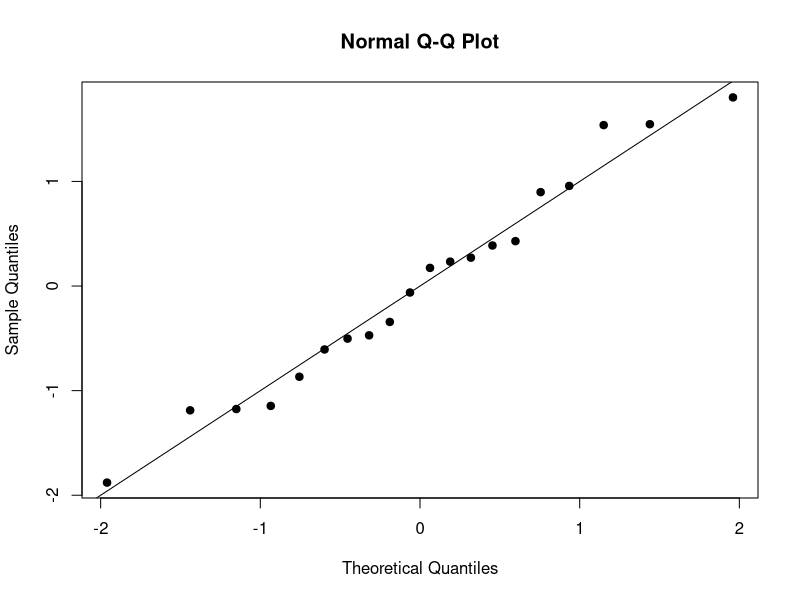
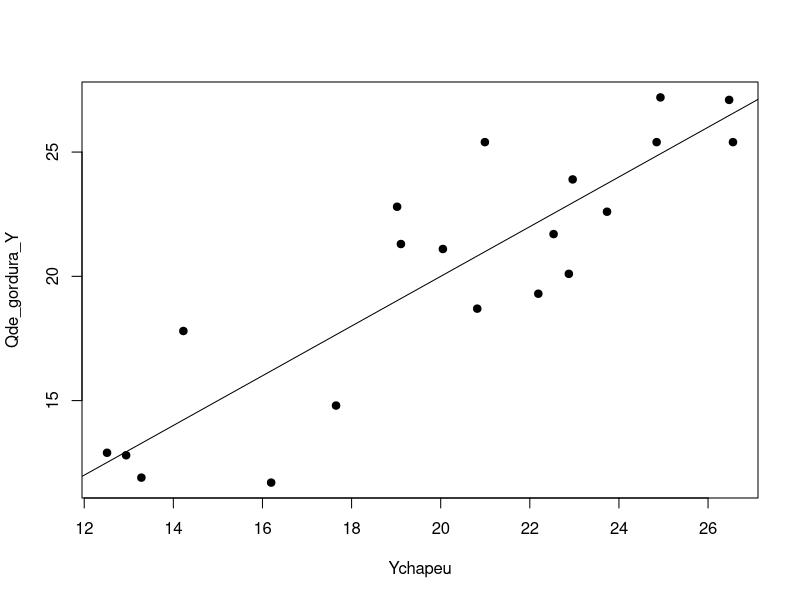
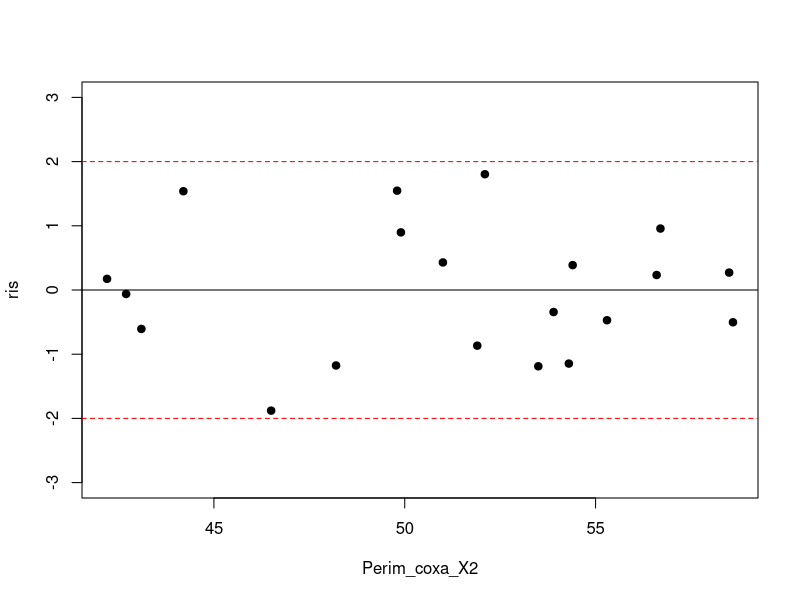
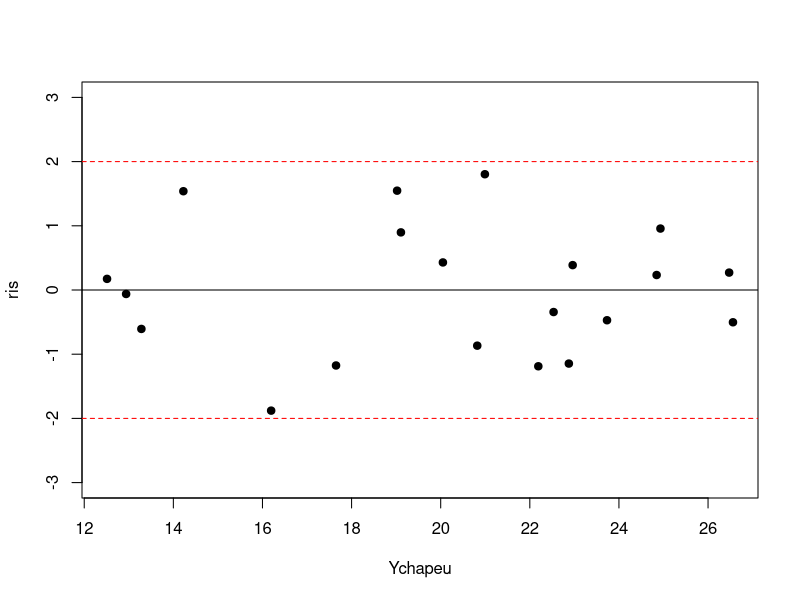
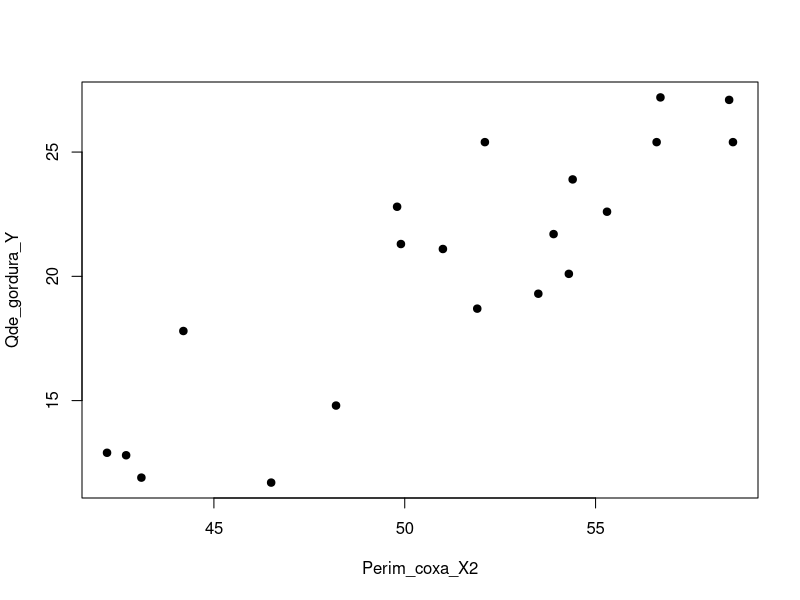
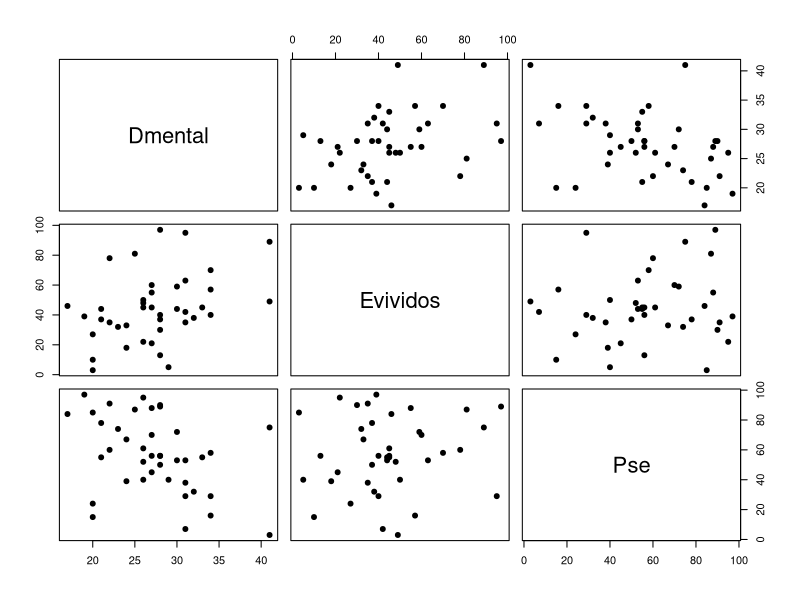
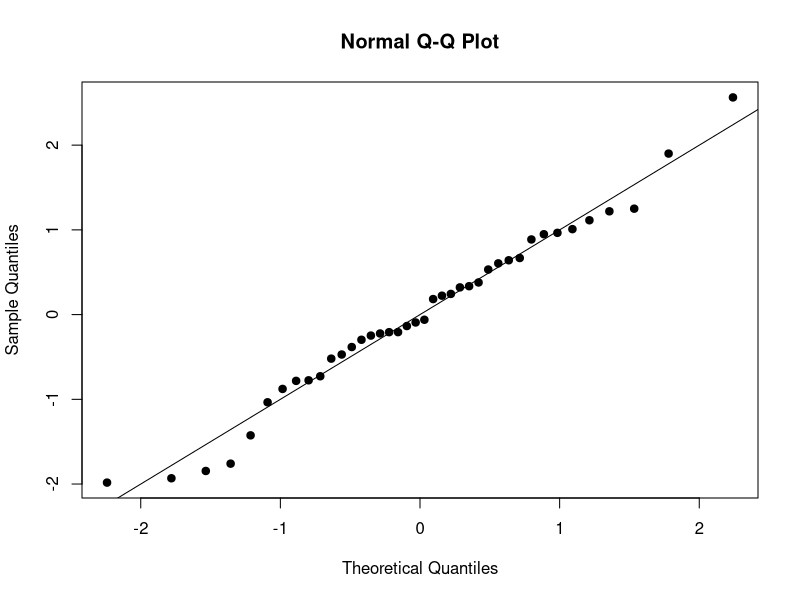
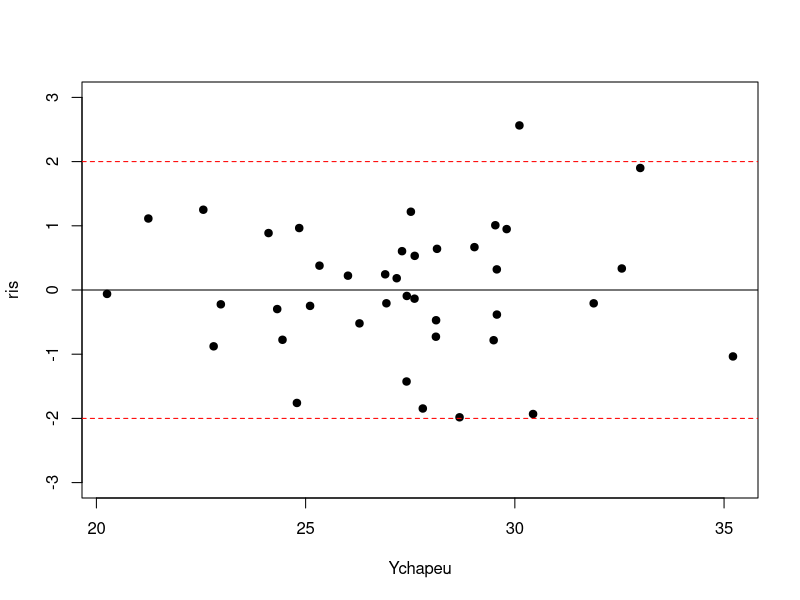

These charts were generated, in order, by the following R code:
# UNIVERSIDADE FEDERAL FLUMINENSE (UFF)
# INSTITUTO DE MATEMÁTICA E ESTATÍSTICA (IME)
# DEPARTAMENTO DE ESTATÍSTICA (GET)
# 23-25ª AULAS DE MODELOS LINEARES I (AULA PRÁTICA - DATA: 04/10/29)
# EXERCICIO 1: DADOS SOBRE MEDIDAS ANTROPOMETRICAS (EXEMPLO DAS NOTAS DE AULA)

# MODELO DE REGRESSÃO LINEAR MÚLTIPLA - COMPARAÇÃO/SELEÇÃO DE MODELO     
Esp_pele_X1=c(19.5,24.7,30.7,29.8,19.1,25.6,31.4,27.9,22.1,25.5,31.1,30.4,18.7,19.7,14.6,29.5,27.7,30.2,22.7,25.2)
Perim_coxa_X2=c(43.1,49.8,51.9,54.3,42.2,53.9,58.5,52.1,49.9,53.5,56.6,56.7,46.5,44.2,42.7,54.4,55.3,58.6,48.2,51.0)
Perim_braco_X3=c(29.1,28.2,37.0,31.1,30.9,23.7,27.6,30.6,23.2,24.8,30.0,28.3,23.0,28.6,21.3,30.1,25.7,24.6,27.1,27.5)
Qde_gordura_Y=c(11.9,22.8,18.7,20.1,12.9,21.7,27.1,25.4,21.3,19.3,25.4,27.2,11.7,17.8,12.8,23.9,22.6,25.4,14.8,21.1)

modelo1 = lm(Qde_gordura_Y~Esp_pele_X1);summary(modelo1)
modelo2 = lm(Qde_gordura_Y~Perim_coxa_X2);summary(modelo2)
modelo3 = lm(Qde_gordura_Y~Esp_pele_X1+Perim_coxa_X2);summary(modelo3)
modelo4 = lm(Qde_gordura_Y~Esp_pele_X1+Perim_coxa_X2+Perim_braco_X3);summary(modelo4)

#Exemplo slide 24: anova(reduzido,completo)
anova(modelo3,modelo4) #Escolhe-se o modelo reduzido (modelo3)
#Exclui-se a variável X3 = perimetro do braço
#anova(completo)
anova(modelo4)

#Exemplo slide 32: anova(reduzido, completo)

anova(modelo1, modelo4) #Escolhe-se o modelo completo

anova(modelo2, modelo3) 
anova(modelo1, modelo3) 


#Conclusão: O modelo selecionado é o modelo de regressão linear simples 
#Somente com a varável X2 = perímetro da coxa.

#Análise gráfica dos resíduos

ris = rstandard(modelo2); summary(ris)
qqnorm(ris, pch = 19);abline(0,1)
shapiro.test(ris)

Ychapeu = fitted(modelo2)
R = cor(Ychapeu, Qde_gordura_Y) # Coeficiente de correlação múltipla
plot(Ychapeu, Qde_gordura_Y, pch = 19);abline(0,1)

plot(ris~Perim_coxa_X2, pch = 19,ylim = c(-3,3)) ;abline(h=c(-2,0,2),col = c("red","black","red"), lty = c(2,1,2))
plot(ris~Ychapeu, pch = 19,ylim = c(-3,3)) ;abline(h=c(-2,0,2),col = c("red","black","red"), lty = c(2,1,2))

plot(Qde_gordura_Y~Perim_coxa_X2, pch = 19)


###Ex. do slide 40- página 7

rm(list = ls())

# UNIVERSIDADE FEDERAL FLUMINENSE (UFF)
# INSTITUTO DE MATEMÁTICA E ESTATÍSTICA (IME)
# DEPARTAMENTO DE ESTATÍSTICA (GET)
# 23-25ª AULAS DE MODELOS LINEARES I (AULA PRÁTICA - DATA: 04/10/29)
# PROF.: DR. JOSÉ RODRIGO DE MORAES (DEPARTAMENTO DE ESTATÍSTICA - GET/UFF)
# ASSUNTO: MODELO DE REGRESSÃO LINEAR MÚLTIPLA - COMPARAÇÃO/SELEÇÃO DE MODELO  
# ENTRADA DE DADOS SOBRE OS ESCORES EVENTOS VIVIDOS (X1), PSE (X2) E ÍNDICE DE DISTÚRBIO MENTAL (Y)
# Y = ìndice de disturbio mental
# X1 = Eventos vividos
# X2 = Pse 

Dmental=c(17,19,20,20,20,21,21,22,22,23,24,24,25,26,26,26,26,27,27,27,27,28,28,28,28,28,29,30,30,31,31,31,31,32,33,34,34,34,41,41)
Evividos=c(46,39,27,3,10,44,37,35,78,32,33,18,81,22,50,48,45,21,55,45,60,97,37,30,13,40,5,59,44,35,95,63,42,38,45,70,57,40,49,89)
Pse=c(84,97,24,85,15,55,78,91,60,74,67,39,87,95,40,52,61,45,88,56,70,89,50,90,56,56,40,72,53,38,29,53,7,32,55,58,16,29,3,75)

banco = data.frame(Dmental, Evividos, Pse); str(banco)
pairs(banco, pch = 19)
cor(banco)

#Modelos:
modelo0 = lm(Dmental~1)
modelo1 = lm(Dmental~Evividos+Pse,data = banco)
modelo2 = lm(Dmental~Evividos,data = banco)
modelo3 = lm(Dmental~Pse,data = banco)

#Teste de significancia F global
#Comparação do modelo nulo com o modelo completo, com todas
#As variáveis explicativas
modelo0 = lm(Dmental~1);summary(modelo0)
anova(modelo0, modelo1)
#mesma coisa do teste F de summary(modelo1)

modelo1 = lm(Dmental~Evividos+Pse,data = banco); summary(modelo1)
modelo2 = lm(Dmental~Evividos,data = banco); summary(modelo2)
modelo3 = lm(Dmental~Pse,data = banco); summary(modelo3)
anova(modelo2, modelo1) #Adição de Pse melhora predição do modelo
#Escolhe-se o modelo completo com amabas variáveis explicativas
#Evividos e Pse
anova(modelo3,modelo1)
#Como p-valor= 0.002 < alfa=0.05 rejeita-se H0 
#Ao nível de significância de 5%, ou seja, escolhe-se
#O modelo completo: o modelo com ambas as variáveis explicativas,
#"Eventos vividos" e "Pse"


#Conclusão final: O modelo selecionado é o modelo1
#Com ambas as variáveis

#Análise de resíduos

ris = rstandard(modelo1); summary(ris)
qqnorm(ris, pch = 19); abline(0,1)
shapiro.test(ris)

Ychapeu = fitted(modelo1)
plot(ris~Ychapeu, pch = 19, ylim = c(-3,3));abline(h=c(-2,0,2),col = c("red","black","red"), lty = c(2,1,2))
